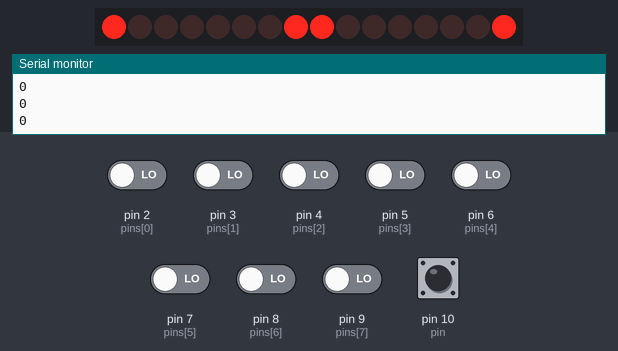
Simulated run of this program. Board: Arduino Uno, built with avr-gcc and run on an emulated ATmega328P. Shown: 16 shift-register outputs drawn as a row of LEDs (first output left, lit = HIGH), the last lines printed to the serial monitor. Wiring (inferred from the names in the program): 2 × shift register (74HC595): data pin 11; shift clock pin 12; latch pin 13. Wiring (inferred from the signals the program sends): row of LEDs: on Q0, Q1, Q2, Q3, Q4, Q5, Q6, Q7, Q8, Q9, Q10, Q11, Q12, Q13, Q14, Q15. The inputs (shaded band) are chosen by the test bench; at power-on: pin 10 (pin) HIGH, pin 2 (pins[0]), pin 3 (pins[1]), pin 4 (pins[2]), pin 5 (pins[3]), pin 6 (pins[4]), pin 7 (pins[5]), pin 8 (pins[6]), pin 9 (pins[7]) LOW.

Above: at 1.2 s.
1.3 s: pin 2 (pins[0]) driven HIGH
At 2.5 s:
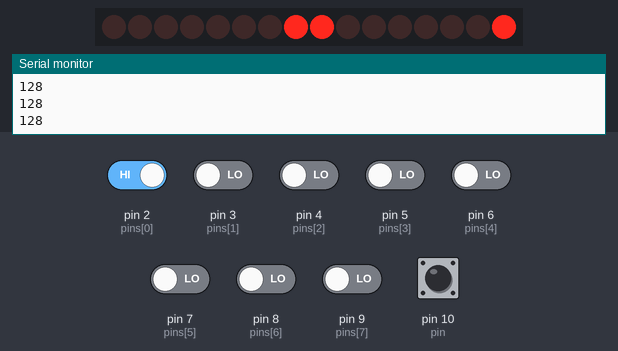
2.8 s: pin 3 (pins[1]) driven HIGH
At 3.6 s:
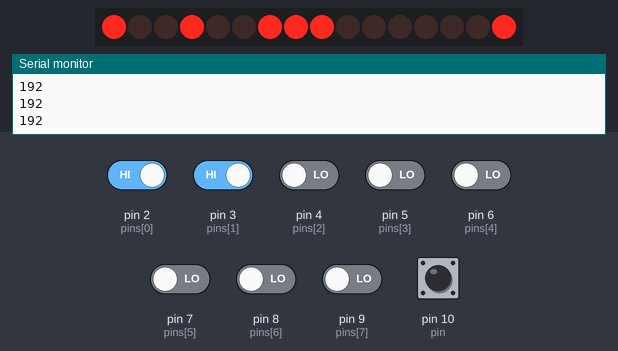
4.3 s: pin 4 (pins[2]) driven HIGH
At 4.9 s:
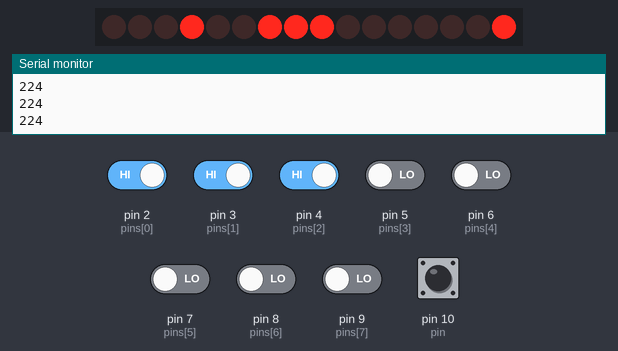
5.8 s: pin 5 (pins[3]) driven HIGH
At 7.0 s:
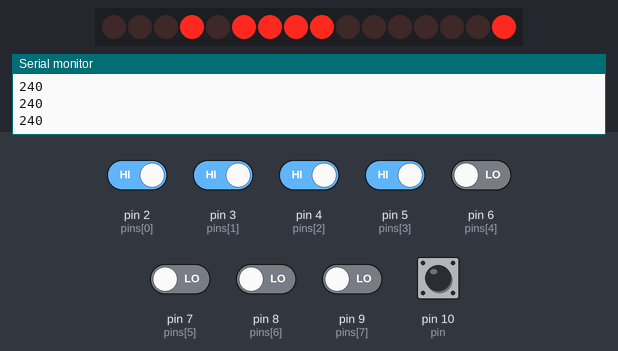
7.3 s: pin 6 (pins[4]) driven HIGH
At 8.4 s:
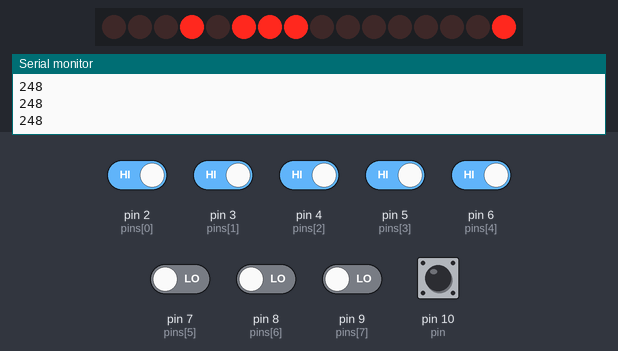
8.8 s: pin 7 (pins[5]) driven HIGH
At 9.4 s:
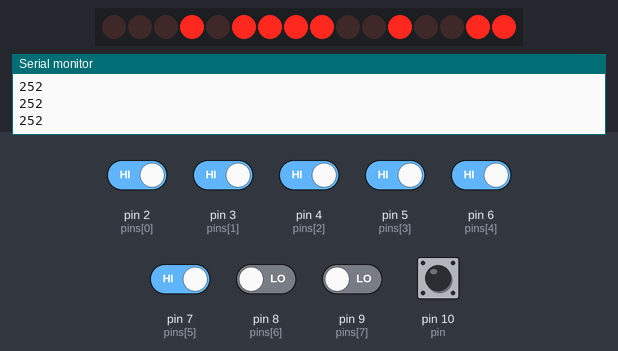
Timing chart, 0 to 11.3 s (numbered marks = the images above; inputs shaded):
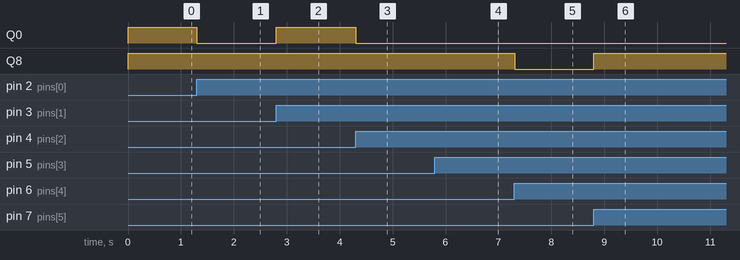

Measured:
- after the input at 1.3 s, Q0: HIGH → LOW at once
- after the input at 2.8 s, Q0: LOW → HIGH at once
- after the input at 4.3 s, Q0: HIGH → LOW at once
- after the input at 7.3 s, Q8: HIGH → LOW at once
- after the input at 8.8 s, Q8: LOW → HIGH at once

The program:

main.cpp
```cpp
#include <Arduino.h>
#include <DipSwitch.h>
#include <ToggleButton.h>
#include <ShiftRegister.h>
#include <SevenSegment.h>

DipSwitch byteInput;
ToggleButton hexToggle;
ShiftRegister displayRegister;
SevenSegment twoDigitDisplay;

bool hexMode = true;

void setup()
{
  Serial.begin(9600);

  byteInput.init();
  hexToggle.init();
  displayRegister.init();
}

void loop()
{
  hexMode = hexToggle.toggle_read();
  Serial.println(byteInput.read_byte());

  if (hexMode) {
    displayRegister.write_word(twoDigitDisplay.get_hex(byteInput.read_byte()));
  } else {
    displayRegister.write_word(twoDigitDisplay.get_number(byteInput.read_byte()));
  }
}
```

DipSwitch.h
```cpp
#include <Arduino.h>

struct DipSwitch
{
    int pins[8] = {2, 3, 4, 5, 6, 7, 8, 9};

    void init()
    {
        for (int i = 0; i < 8; i++)
        {
            pinMode(pins[i], INPUT);
        }
    }

    int read_byte()
    {
        int emptyByte = 0x00;
        for (int i = 0; i < 8; i++)
        {
            bitWrite(emptyByte, 7 - i, digitalRead(pins[i]));
        }
        return emptyByte;
    }
};
```

SevenSegment.h
```cpp
#include <Arduino.h>

struct SevenSegment {
    byte Zero = ~0b01111110;
    byte One = ~0b00010010;
    byte Two = ~0b10111100;
    byte Three = ~0b10110110;
    byte Four = ~0b11010010;
    byte Five = ~0b11100110;
    byte Six = ~0b11101110;
    byte Seven = ~0b00110010;
    byte Eight = ~0b11111110;
    byte Nine = ~0b11110110;
    byte A = ~0b11111010;
    byte B = ~0b11001110;
    byte C = ~0b01101100;
    byte D = ~0b10011110;
    byte E = ~0b11101100;
    byte F = ~0b11101000;

    word get_number(int n) {
        word emptyWord = 0x0000;
        unsigned ones = (n / 1U) % 10;
        unsigned tens = (n / 10U) % 10;
        emptyWord = get_digit(ones);
        emptyWord = (emptyWord << 8) | get_digit(tens);

        return emptyWord;
    }

    word get_hex(int n) {
        word emptyWord = 0x0000;
        unsigned ones = (n / 1U) % 16;
        unsigned sixteenths = (n / 16U) % 16;
        emptyWord = get_digit(ones);
        emptyWord = (emptyWord << 8) | get_digit(sixteenths);

        return emptyWord;
    }

    byte get_digit(int digit) {
        switch (digit) {
            case 0:
                return Zero;
            case 1:
                return One;
            case 2:
                return Two;
            case 3:
                return Three;
            case 4:
                return Four;
            case 5:
                return Five;
            case 6:
                return Six;
            case 7:
                return Seven;
            case 8:
                return Eight;
            case 9:
                return Nine;
            case 10:
                return A;
            case 11:
                return B;
            case 12:
                return C;
            case 13:
                return D;
            case 14:
                return E;
            case 15:
                return F;
        };

        return 0xFF;
    }
};
```

ToggleButton.h
```cpp
#include <Arduino.h>

struct ToggleButton
{
    int pin = 10;
    bool toggle = true;
    int prevState = LOW;

    void init()
    {
        pinMode(pin, INPUT);
    }

    bool toggle_read()
    {
        int currState = digitalRead(pin);
        if (prevState != currState and currState == LOW)
        {
            toggle = not toggle;
        }
        prevState = currState;

        return toggle;
    }
};
```

ShiftRegister.h
```cpp
#include <Arduino.h>

struct ShiftRegister
{
    int latchPin = 13;
    int clockPin = 12;
    int dataPin = 11;

    void init()
    {
        pinMode(latchPin, OUTPUT);
        pinMode(clockPin, OUTPUT);
        pinMode(dataPin, OUTPUT);
    }

    void write_word(word word)
    {
        digitalWrite(latchPin, LOW);
        // shift out the bits:
        shiftOut(dataPin, clockPin, LSBFIRST, (word >> 8));
        shiftOut(dataPin, clockPin, LSBFIRST, word);
        // take the latch pin high so the LEDs will light up:
        digitalWrite(latchPin, HIGH);
    }
};
```
